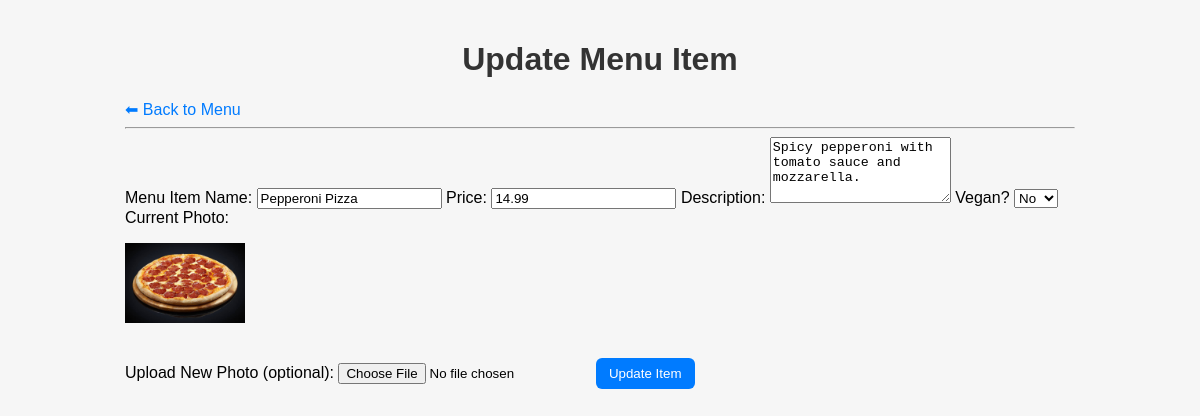
The app's page /update.php?id=2 with its own data.
### tables this page shows
CREATE TABLE IF NOT EXISTS menu_items (
    menuID INT AUTO_INCREMENT PRIMARY KEY,
    menuName VARCHAR(100) NOT NULL,
    menuPrice DECIMAL(6,2) NOT NULL,
    description TEXT,
    photo VARCHAR(255),
    vegan TINYINT(1) NOT NULL DEFAULT 0
);

### update.php (the view, shortened to what this page needs)
<?php
$menuID = $_GET['id'] ?? 0;
$currentItem = null;
if ($menuID) {
    try {
        $cm = new ConnectionManager();
        $conn = $cm->getConnection();
        $stmt = $conn->prepare("SELECT * FROM menu_items WHERE menuID = :id");
        $stmt->execute([':id' => $menuID]);
        $currentItem = $stmt->fetch(PDO::FETCH_ASSOC);
    } catch (PDOException $e) {
        die("Database error: " . $e->getMessage());
    }
}
?>
<!DOCTYPE html>
<html>
<head>
    <link rel="stylesheet" href="styles.css">
</head>
<body>
    <div class="container">
        <h1>Update Menu Item</h1>
        <a href="index.php">⬅ Back to Menu</a>
        <hr>
        <form action="update.php" method="post" enctype="multipart/form-data">
            <label>Menu Item Name:</label>
            <input type="text" name="menuName" value="<?php echo htmlspecialchars($currentItem['menuName'] ?? ''); ?>" required>
            <label>Price:</label>
            <input type="number" step="0.01" name="menuPrice" value="<?php echo htmlspecialchars($currentItem['menuPrice'] ?? ''); ?>" required>
            <label>Description:</label>
            <textarea name="description" rows="4"><?php echo htmlspecialchars($currentItem['description'] ?? ''); ?></textarea>
            <label>Vegan?</label>
            <select name="vegan">
                <option value="0" <?php echo ($currentItem['vegan'] ?? 0) == 0 ? 'selected' : ''; ?>>No</option>
            </select>
            <label>Current Photo:</label>
            <p><img src="img/<?php echo htmlspecialchars($currentItem['photo'] ?? 'placeholder.jpg'); ?>" width="120"></p>
            <label>Upload New Photo (optional):</label>
            <input type="file" name="photo" accept="image/*">
            <button type="submit" style="margin-top: 15px;">Update Item</button>
        </form>
    </div>
</body>
</html>

### styles.css (style rules this page uses)
body { font-family: Arial, Helvetica, sans-serif; background: #f6f6f6; margin: 0; padding: 20px; }
h1, h2 { color: #333; font-weight: 600; text-align: center; }
a { color: #007bff; text-decoration: none; }
.container { max-width: 950px; margin: auto; }
button { background: #007bff; border: none; padding: 8px 13px; border-radius: 6px; color: white; cursor: pointer; transition: background 0.2s; }

### records on screen
menu_items: menuName "Pepperoni Pizza", menuPrice "14.99", description "Spicy pepperoni with tomato sauce and mozzarella.", vegan "No", photo (picture)
